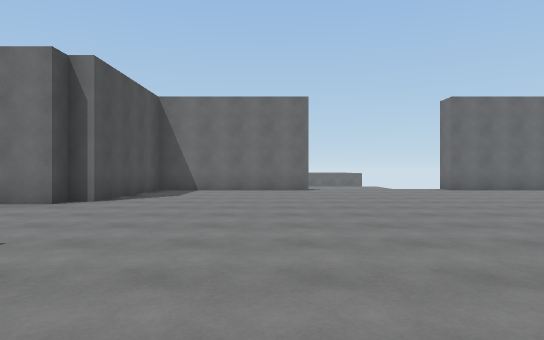
view 1 (above)

20 first-person views from a walk through a Unity game level. The camera is 1.3 m above the floor, looks level and sees 75° across. The floor is counted in squares, 2 m on a side. Each view is taken from the middle of a square. On the plan, view 1 faces up. The plan holds only what a view shows up to about 10 squares ahead; the rest is blank. The place goes on beyond the plan. The player character is not drawn. Surface patterns are stand-ins for the level's own textures.

view 2
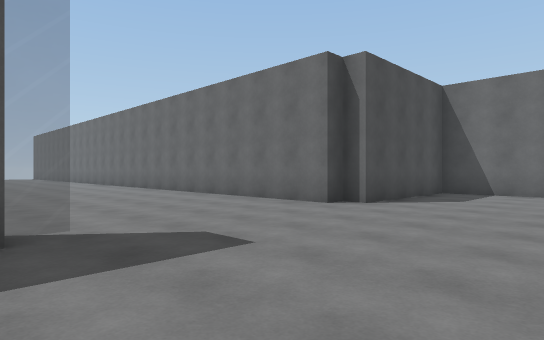

view 3
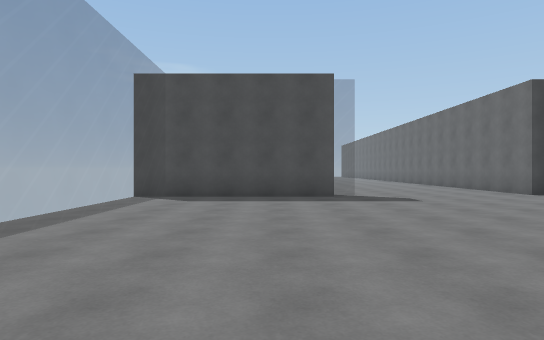

view 4
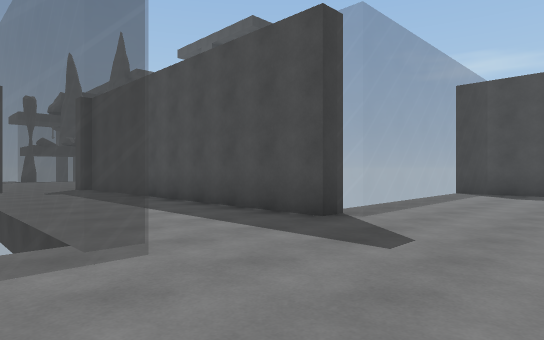

view 5
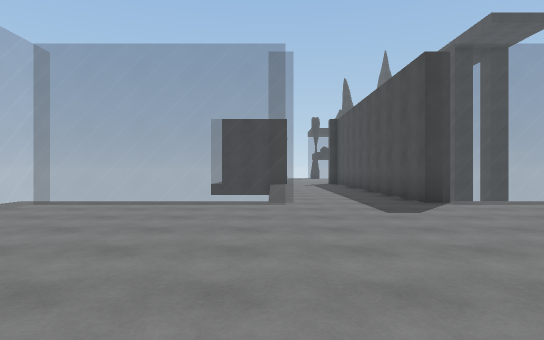

view 6
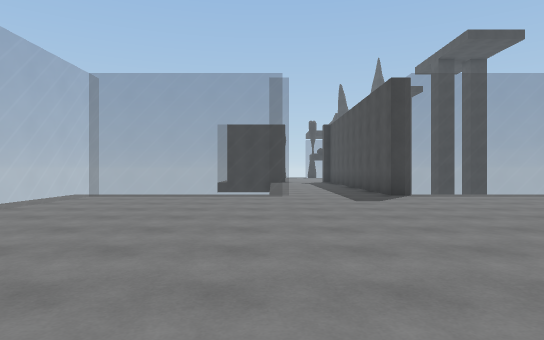

view 7
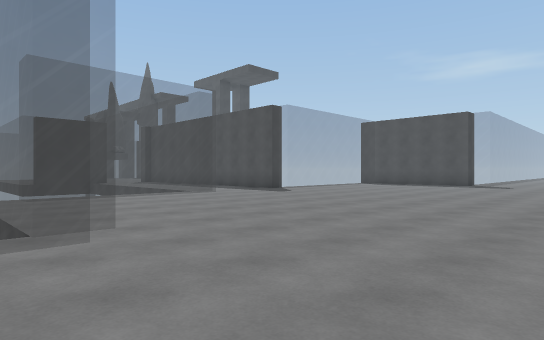

view 8
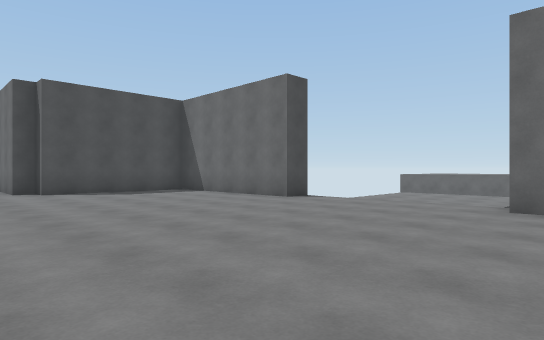

view 9
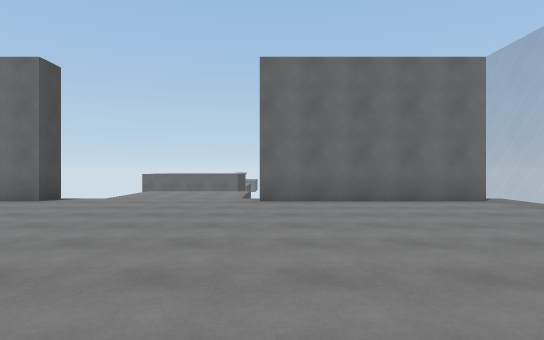

view 10
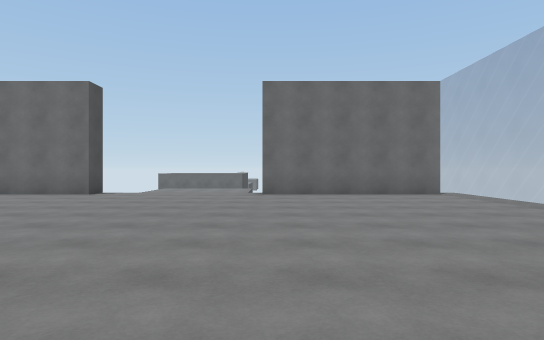

view 11
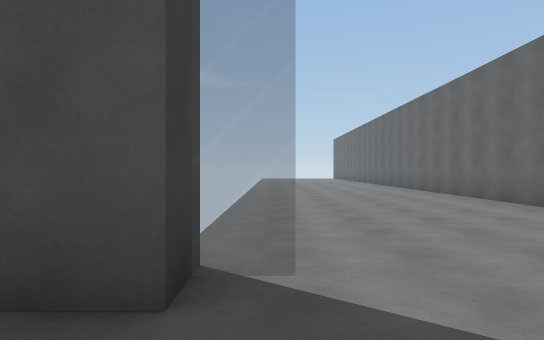

view 12
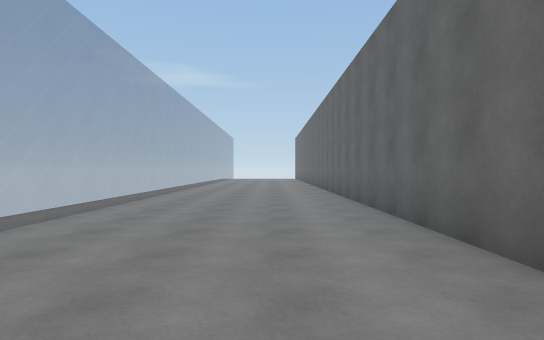

view 13
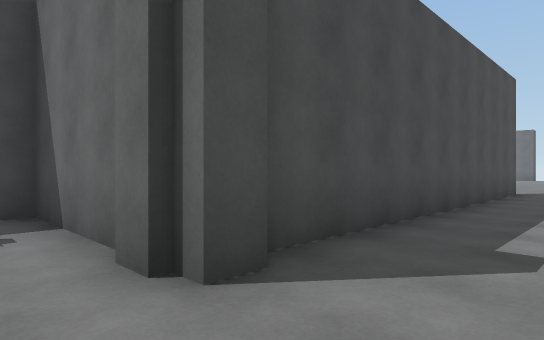

view 14
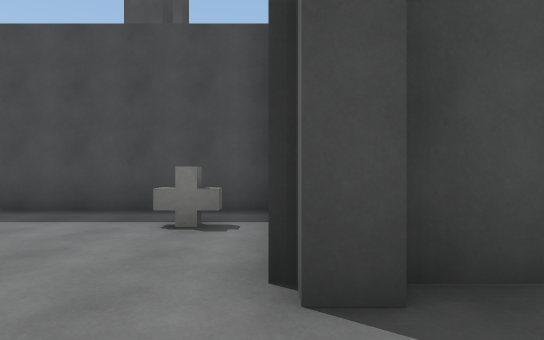

view 15
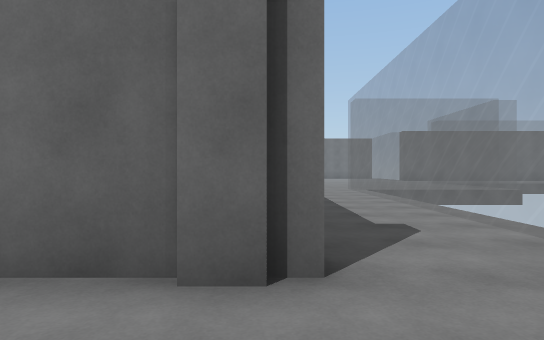

view 16
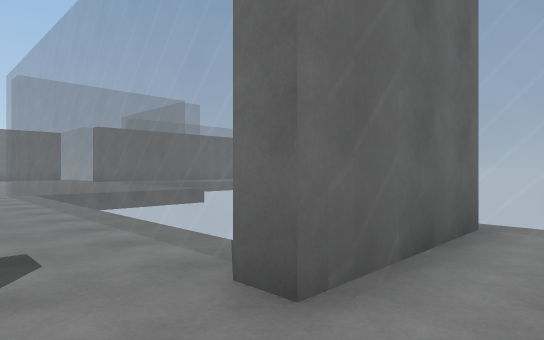

view 17
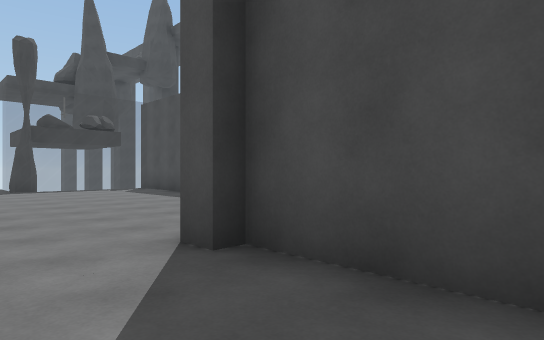

view 18
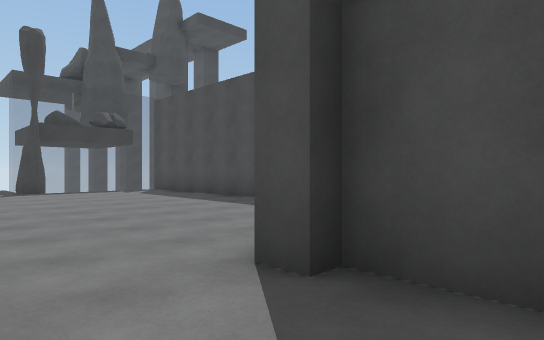

view 19
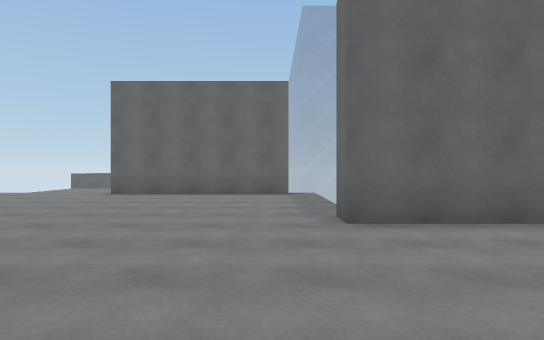

view 20
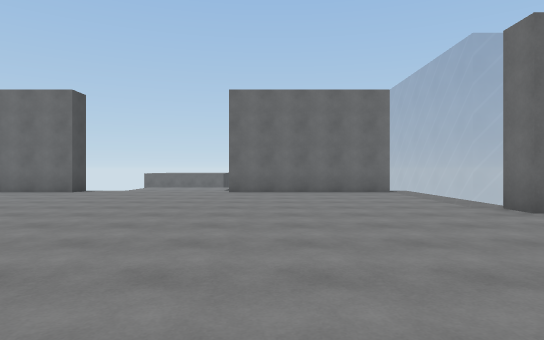

### Floor plan
Key: @ floor where view 1 was taken; # wall or solid block; . floor; = window, fence, low wall or low ledge; O other object.
Columns run from 13 left of view 1 to 12 right of it. Each row starts with its distance up from view 1.
 12          ######....#####=
 11          #..............=
 10          #..............=
  9          #..............=
  8          #..............=#
  7 ##########..............=#
  6 ..........................
  5 ..........................
  4 ..........................
  3 ..........................
  2  =========..............=
  1  ====== =#..............=
  0          #...@..........=
 -1          #..............=
 -2          #..............=
 -3          #=======..======
 -4                ##..=#
 -5                 #..=
 -6                 #..=
 -7                 #..=
 -8                 #..=
 -9                 #..=
-10                 #..=
-11                 #..=
-12                 #..
-13             OOOO# .=OOO
-14             O O  ..
-15             O   .
-16             O
-17             O
-18             O
-19             O
-20             O
-21
-22               OOO
-23                ##

Where each view was taken, in squares from view 1:
view 1: 0 up, 0 right, facing up
view 2: 1 up, 0 right, facing up-left
view 3: 0 up, 5 right, facing left
view 4: 0 up, 7 right, facing down-left
view 5: 4 up, 6 right, facing down
view 6: 6 up, 6 right, facing down
view 7: 6 up, 12 right, facing down-left
view 8: 5 up, 7 right, facing up-left
view 9: 4 up, 6 right, facing up
view 10: 2 up, 6 right, facing up
view 11: 2 up, 2 left, facing left
view 12: 5 up, 3 left, facing left
view 13: 14 down, 5 right, facing up-left
view 14: 13 down, 5 right, facing left
view 15: 15 down, 3 right, facing up
view 16: 14 down, 4 right, facing up-right
view 17: 10 down, 5 right, facing down-left
view 18: 11 down, 5 right, facing down-left
view 19: 2 up, 10 right, facing up
view 20: 1 up, 7 right, facing up
